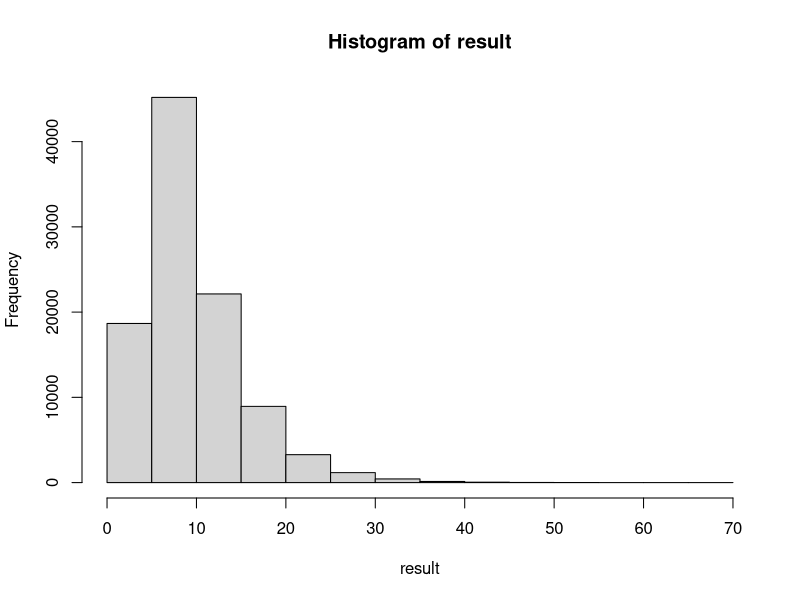
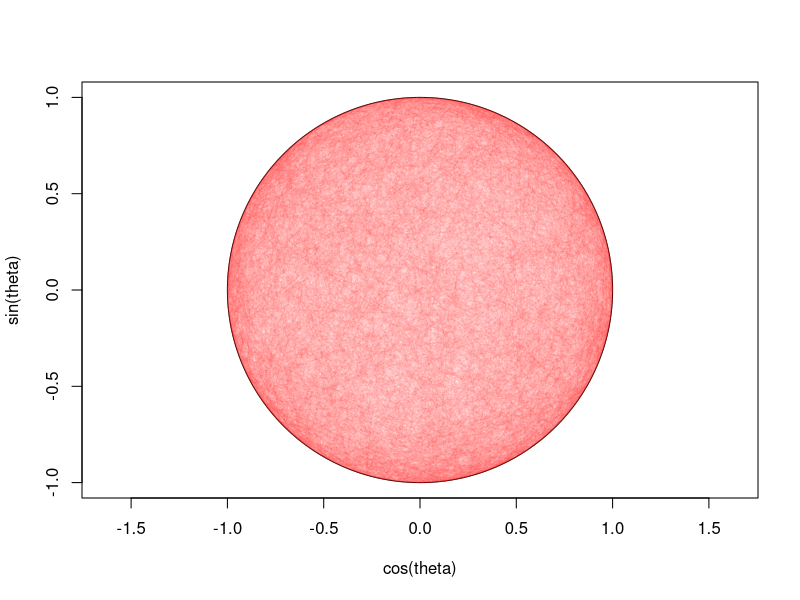
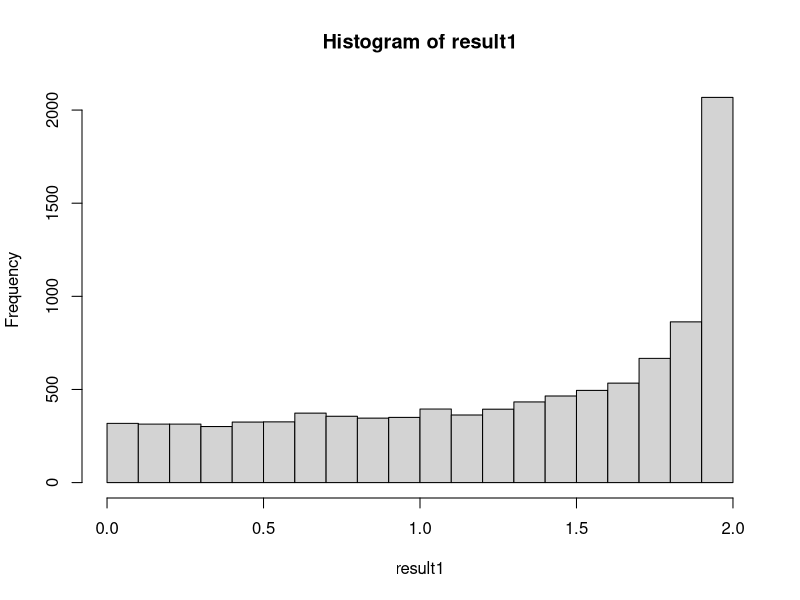
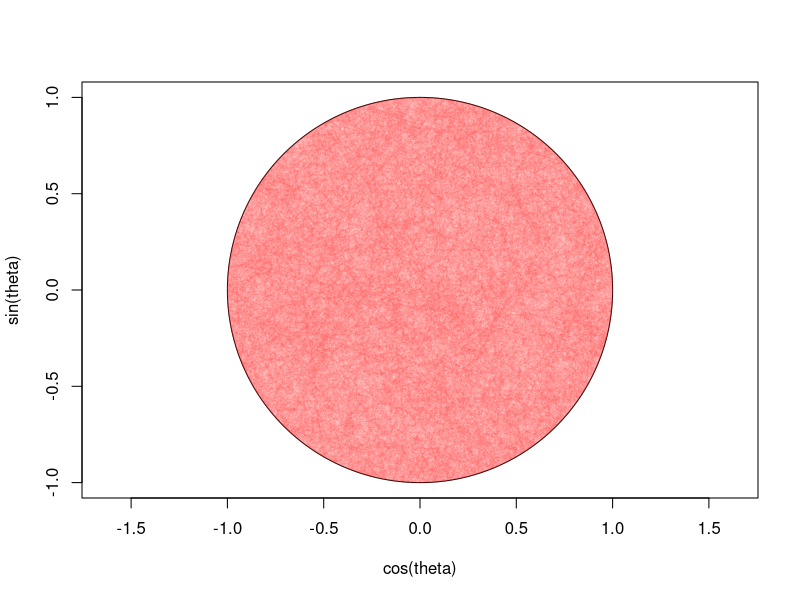
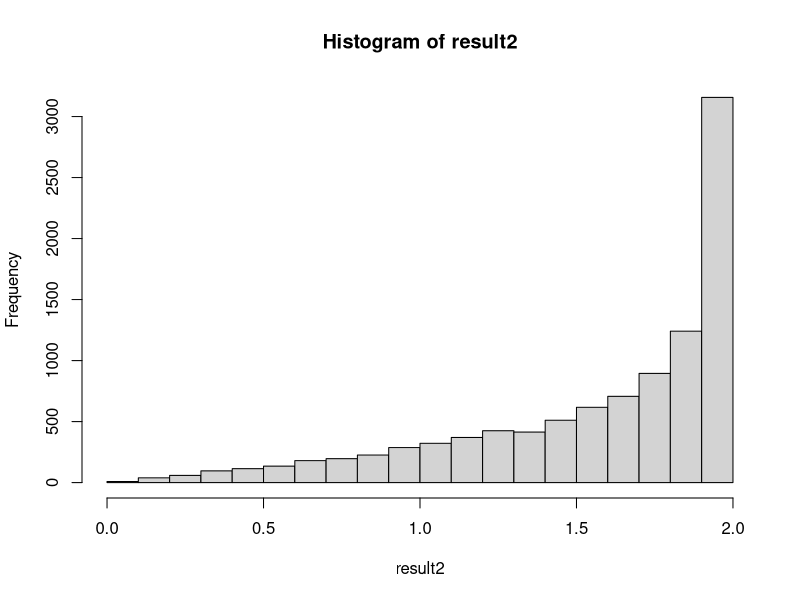
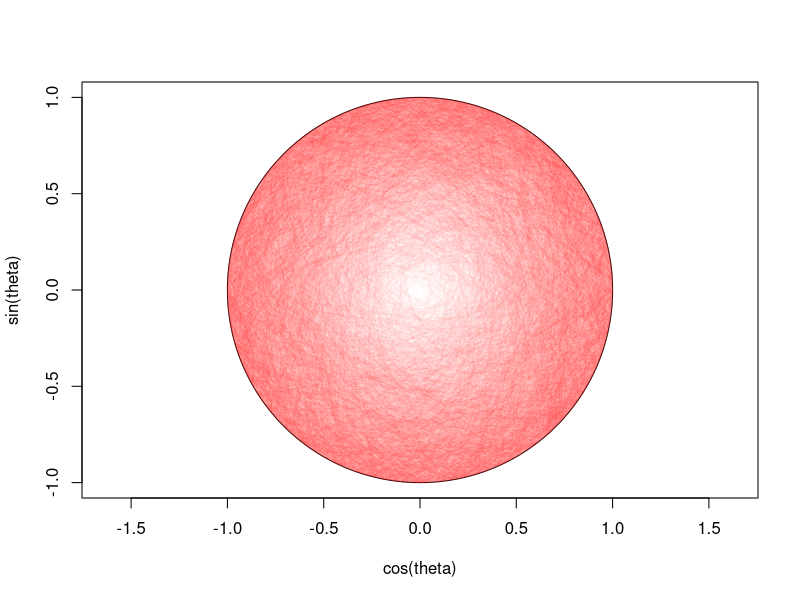
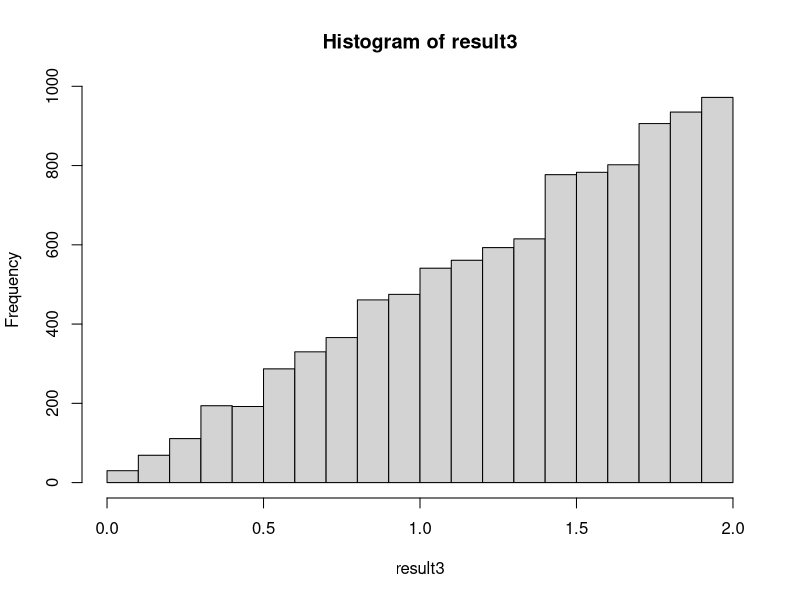

The R source for these figures, in order:
# Problem 3

frogWalk <- function() {
  steps <- 0
  curr <- 1
  moves <- c(-1, 1)
  visited <- c(T, F, F, F, F)
  
  while (any(!visited)) {
    move <- sample(moves, 1)
    curr <- curr + move
    
    if (curr == 0) {
      curr <- 5
    }
    
    if (curr == 6) {
      curr <- 1
    }
    
    visited[curr] <- T
    steps <- steps + 1
  }
  
  steps
}

result <- replicate(10^3, frogWalk())
mean(result)

result <- replicate(10^4, frogWalk())
mean(result)

result <- replicate(10^5, frogWalk())
mean(result)

hist(result)

# Problem 7
fx <- function (x) {
  2*exp(-x^2/2)/sqrt(2*pi)
}

fy <- function(y) {
  exp(-y)
}

c <- sqrt(2*exp(1)/pi)

genNorm <- function() {
  while (1) {
    y <- -log(runif(1))
    u <- runif(1)
    
    if (u <= fx(y)/(c*fy(y))) {
      break
    }
  }
  
  rand <- runif(1, -1, 1)
  
  if (rand > 0) {
    y
  } else {
    -y
  }
}

replicate(10^5, genNorm())

# Problem 8

theta <- seq(0, 2 * pi, length.out = 1000)
plot(cos(theta), sin(theta), type = "l", asp = 1)

sim1 <- function() {
  angles <- runif(2, 0, 2*pi)
  
  a.x <- cos(angles[1])
  a.y <- sin(angles[1])
  
  b.x <- cos(angles[2])
  b.y <- sin(angles[2])
  
  segments(a.x, a.y, b.x, b.y, col = adjustcolor("red", alpha.f = 0.02))
  
  chorde <- sqrt((a.x-b.x)^2 + (a.y-b.y)^2)
  chorde
}

n <- 10000

result1 <- replicate(n, sim1())

hist(result1)
mean(result1 > sqrt(3))

plot(cos(theta), sin(theta), type = "l", asp = 1)

sim2 <- function() {
  phi <- runif(1, 0, 2*pi)
  r <- runif(1)
  
  x <- r * cos(phi)
  y <- r * sin(phi)
  
  lambda <- sqrt(1/(x^2+y^2)-1)
  
  segments(x - lambda*y, y + lambda*x, x + lambda*y, y - lambda*x, col = adjustcolor("red", alpha.f = 0.02))
  
  chorde <- 2 * sqrt(1 - r^2)
  chorde
}

result2 <- replicate(n, sim2())

hist(result2)
mean(result2 > sqrt(3))

plot(cos(theta), sin(theta), type = "l", asp = 1)

sim3 <- function() {
  phi <- runif(1, 0, 2*pi)
  r2 <- runif(1)
  
  x <- sqrt(r2) * cos(phi)
  y <- sqrt(r2) * sin(phi)
  
  lambda <- sqrt(1/(x^2+y^2)-1)
  
  segments(x - lambda*y, y + lambda*x, x + lambda*y, y - lambda*x, col = adjustcolor("red", alpha.f = 0.02))
  
  chorde <- 2 * sqrt(1 - r2)
  chorde
}

result3 <- replicate(n, sim3())

hist(result3)
mean(result3 > sqrt(3))
